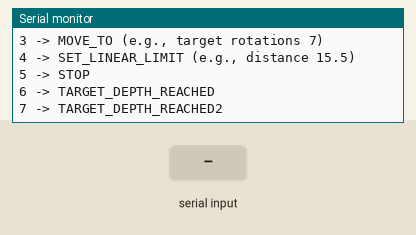
This sketch was run on a simulated ESP32. Parts: the last lines printed to the serial monitor. Inputs (shaded band) come from the test bench.

Above: at 1.2 s.
1.3 s: "1\n" received over Serial
At 1.9 s:
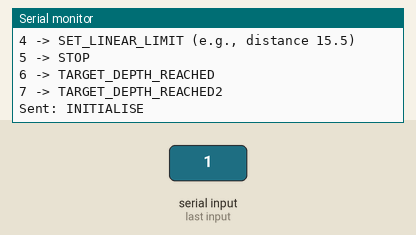
2.8 s: "1\n" received over the second serial link
At 4.0 s:
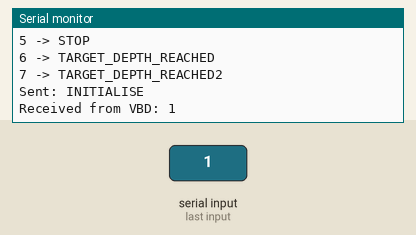
4.3 s: "2\n" received over Serial
At 5.2 s:
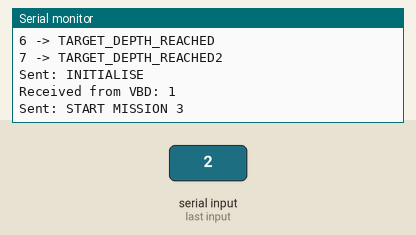
5.8 s: "3\n" received over Serial
At 6.5 s:
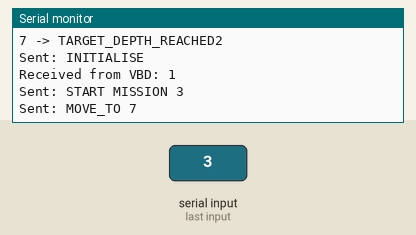
7.3 s: "4\n" received over Serial
At 7.7 s:
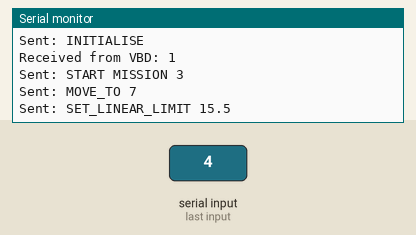
8.8 s: "5\n" received over Serial
At 9.8 s:
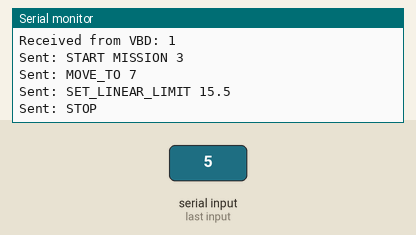

Measured:
- after the input at 1.3 s, the serial monitor: prints a new line at once (image 1)
- after the input at 2.8 s, the serial monitor: prints a new line at once (image 2)
- after the input at 4.3 s, the serial monitor: prints a new line at once (image 3)
- after the input at 5.8 s, the serial monitor: prints a new line at once (image 4)
- after the input at 7.3 s, the serial monitor: prints a new line at once (image 5)
- after the input at 8.8 s, the serial monitor: prints a new line at once (image 6)

The sketch:

fc-command-to-vbd.ino
```cpp
#include <Arduino.h>


// Create an instance of HardwareSerial for communication with the VBD

HardwareSerial vbdSerial(2);


// Define the UART pins for the Flight Controller Simulator.

// These pins are cross-connected to the VBD’s UART pins such that:

//   Flight Controller TX (to VBD RX) uses GPIO 18

//   Flight Controller RX (from VBD TX) uses GPIO 17

#define FC_UART_RX_PIN 18

#define FC_UART_TX_PIN 17


void setup() {

  // Initialize the USB Serial Monitor for PC communication.

  Serial.begin(115200);

  while (!Serial) {

    ; // Wait for Serial to connect

  }


  Serial.println("Flight Controller Simulator Initialised");

  Serial.println("Enter a number (1-7) to send a command to the VBD:");

  Serial.println("1 -> INITIALISE");

  Serial.println("2 -> START MISSION (e.g., 3 cycles)");

  Serial.println("3 -> MOVE_TO (e.g., target rotations 7)");

  Serial.println("4 -> SET_LINEAR_LIMIT (e.g., distance 15.5)");

  Serial.println("5 -> STOP");

  Serial.println("6 -> TARGET_DEPTH_REACHED");

  Serial.println("7 -> TARGET_DEPTH_REACHED2");


  // Initialize the UART used to communicate with the VBD.

  vbdSerial.begin(115200, SERIAL_8N1, FC_UART_RX_PIN, FC_UART_TX_PIN);

}


void loop() {

  // Check for input from the PC Serial Monitor.

  if (Serial.available() > 0) {

    char input = Serial.read();

    // Flush any extra incoming characters.

    while (Serial.available() > 0) {

      Serial.read();

    }


    // Depending on the input number, send a corresponding command message.

    switch (input) {

      case '1':

        vbdSerial.println("INITIALISE");

        Serial.println("Sent: INITIALISE");

        break;

      case '2':

        vbdSerial.println("START MISSION 3");

        Serial.println("Sent: START MISSION 3");

        break;

      case '3':

        vbdSerial.println("MOVE_TO 7");

        Serial.println("Sent: MOVE_TO 7");

        break;

      case '4':

        vbdSerial.println("SET_LINEAR_LIMIT 15.5");

        Serial.println("Sent: SET_LINEAR_LIMIT 15.5");

        break;

      case '5':

        vbdSerial.println("STOP");

        Serial.println("Sent: STOP");

        break;

      case '6':

        vbdSerial.println("TARGET_DEPTH_REACHED");

        Serial.println("Sent: TARGET_DEPTH_REACHED");

        break;

      case '7':

        vbdSerial.println("TARGET_DEPTH_REACHED2");

        Serial.println("Sent: TARGET_DEPTH_REACHED2");

        break;

      default:

        Serial.println("Unknown command. Please enter a number between 1 and 7.");

        break;

    }

  }


  // Optionally, read any responses from the VBD and print them to the Serial Monitor.

  if (vbdSerial.available()) {

    String response = vbdSerial.readStringUntil('\n');

    Serial.print("Received from VBD: ");

    Serial.println(response);

  }


  delay(10); // Short delay for loop timing

}
```
